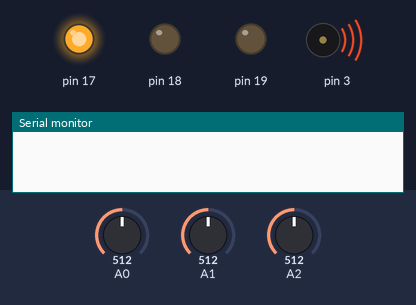
The program below on a simulated Arduino Nano, built with avr-gcc and run on an emulated ATmega328P. Shown: output pins drawn as LEDs (lit = HIGH), buzzer (waves = sounding), the last lines printed to the serial monitor. The inputs (shaded band) are chosen by the test bench; at power-on: A0 = 512, A1 = 512, A2 = 512.

Above: at 0.1 s.
At 0.6 s:
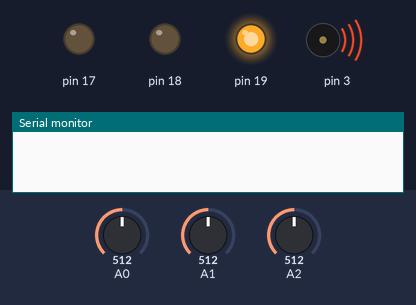
At 1.1 s:
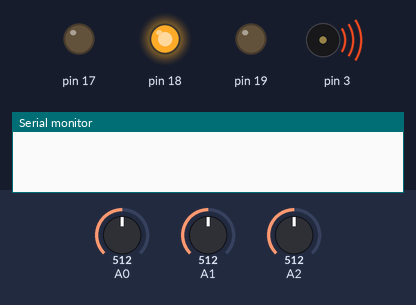
At 1.6 s:
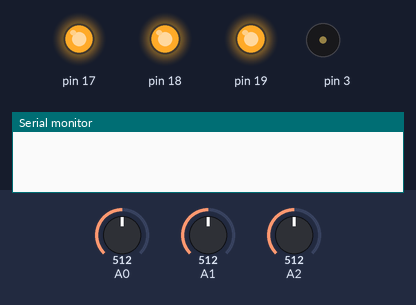
At 2.1 s:
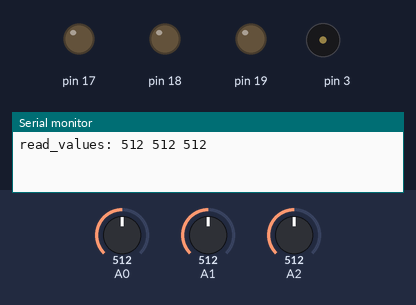
Timing chart, 0 to 3.6 s (numbered marks = the images above):
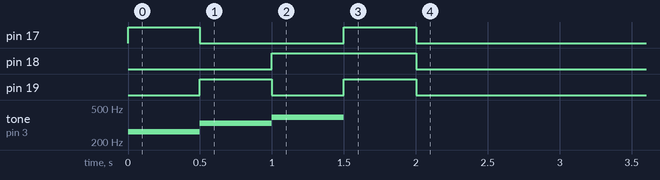

The program:

main.cpp
```cpp
#include <Arduino.h>
#include <ColorDetect.h>
#include <Led.h>
#include <Buzzer.h>

/* to-do list */
/* [v] read from photoresistor */
/* [v] output RGB LED */
/* [v] output buzzer */

Color state;

void setup() {
  // put your setup code here, to run once:
  Serial.begin(115200);
  ColorDetect.setup();
  Led.setup();
  Buzzer.setup();

  state = NO_COLOR;
  Led.shine(BLACK);
  Buzzer.bee(WHITE);


  Led.shine(RED);
  Buzzer.bee(RED);
  delay(500);
  Led.shine(GREEN);
  Buzzer.bee(GREEN);
  delay(500);
  Led.shine(BLUE);
  Buzzer.bee(BLUE);
  delay(500);
  Led.shine(BLACK);
  Buzzer.bee(WHITE);
  delay(500);

}

void loop() {
  // put your main code here, to run repeatedly:
  state = ColorDetect.read_color();
  Led.shine(state);
  Buzzer.bee(state);
  delay(200);

}

// put function definitions here:
```

Measured:
- by itself, pin 17: HIGH → LOW at 0.50 s, → HIGH 1.0 s later, → LOW 0.50 s later
- by itself, pin 18: HIGH → LOW at 2.0 s
- by itself, pin 19: HIGH → LOW at 1.0 s, → HIGH 0.50 s later, → LOW 0.50 s later
